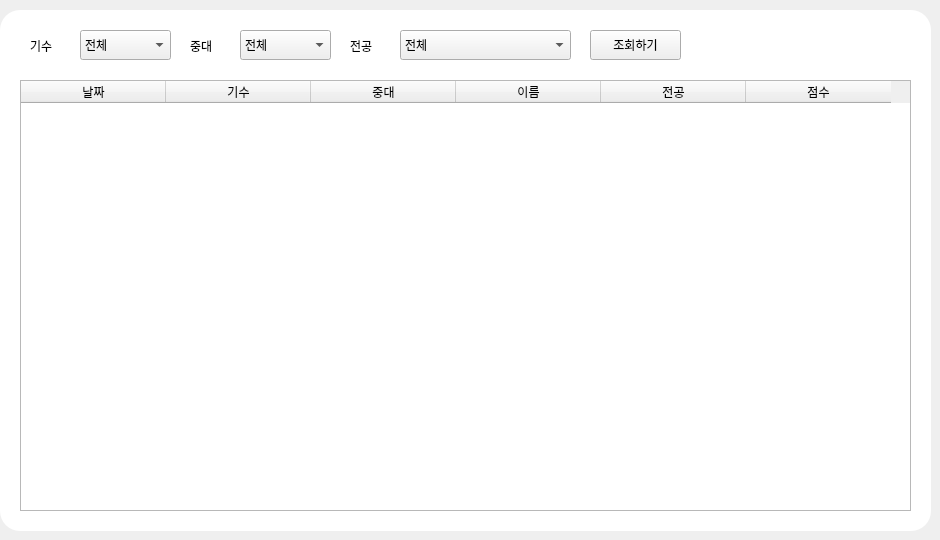
     <widget class="QWidget" name="tab_3">
      <attribute name="title">
       <string>세부내역</string>
      </attribute>
      <widget class="QLabel" name="topbg_7">
       <property name="geometry">
        <rect>
         <x>0</x>
         <y>10</y>
         <width>931</width>
         <height>521</height>
        </rect>
       </property>
       <property name="styleSheet">
        <string notr="true">border-radius:20px;
background-color:rgb(255, 255, 255)</string>
       </property>
       <property name="text">
        <string/>
       </property>
      </widget>
      <widget class="QComboBox" name="comboBox_11">
       <property name="geometry">
        <rect>
         <x>80</x>
         <y>30</y>
         <width>91</width>
         <height>30</height>
        </rect>
       </property>
       <property name="styleSheet">
        <string notr="true">font: 29 14pt &quot;Noto Sans CJK HK DemiLight&quot;;</string>
       </property>
       <item>
        <property name="text">
         <string>전체</string>
        </property>
       </item>
       <item>
        <property name="text">
         <string>71기</string>
        </property>
       </item>
       <item>
        <property name="text">
         <string>72기</string>
        </property>
       </item>
       <item>
        <property name="text">
         <string>73기</string>
        </property>
       </item>
       <item>
        <property name="text">
         <string>74기</string>
        </property>
       </item>
      </widget>
      <widget class="QTableWidget" name="tableWidget_2">
       <property name="geometry">
        <rect>
         <x>20</x>
         <y>80</y>
         <width>891</width>
         <height>431</height>
        </rect>
       </property>
       <property name="styleSheet">
        <string notr="true">font: 29 15pt &quot;Noto Sans CJK HK DemiLight&quot;;</string>
       </property>
       <property name="lineWidth">
        <number>1</number>
       </property>
       <property name="verticalScrollBarPolicy">
        <enum>Qt::ScrollBarAsNeeded</enum>
       </property>
       <property name="sizeAdjustPolicy">
        <enum>QAbstractScrollArea::AdjustToContents</enum>
       </property>
       <property name="defaultDropAction">
        <enum>Qt::IgnoreAction</enum>
       </property>
       <property name="alternatingRowColors">
        <bool>false</bool>
       </property>
       <property name="selectionMode">
        <enum>QAbstractItemView::NoSelection</enum>
       </property>
       <property name="textElideMode">
        <enum>Qt::ElideRight</enum>
       </property>
       <property name="showGrid">
        <bool>true</bool>
       </property>
       <property name="sortingEnabled">
        <bool>false</bool>
       </property>
       <attribute name="horizontalHeaderCascadingSectionResizes">
        <bool>true</bool>
       </attribute>
       <attribute name="horizontalHeaderDefaultSectionSize">
        <number>145</number>
       </attribute>
       <attribute name="horizontalHeaderHighlightSections">
        <bool>true</bool>
       </attribute>
       <attribute name="verticalHeaderVisible">
        <bool>false</bool>
       </attribute>
       <column>
        <property name="text">
         <string>날짜</string>
        </property>
       </column>
       <column>
        <property name="text">
         <string>기수</string>
        </property>
       </column>
       <column>
        <property name="text">
         <string>중대</string>
        </property>
       </column>
       <column>
        <property name="text">
         <string>이름</string>
        </property>
       </column>
       <column>
        <property name="text">
         <string>전공</string>
        </property>
       </column>
       <column>
        <property name="text">
         <string>점수</string>
        </property>
       </column>
      </widget>
      <widget class="QPushButton" name="pushButton_2">
       <property name="geometry">
        <rect>
         <x>590</x>
         <y>30</y>
         <width>91</width>
         <height>30</height>
        </rect>
       </property>
       <property name="text">
        <string>조회하기</string>
       </property>
      </widget>
      <widget class="QComboBox" name="comboBox_14">
       <property name="geometry">
        <rect>
         <x>400</x>
         <y>30</y>
         <width>171</width>
         <height>30</height>
        </rect>
       </property>
       <property name="styleSheet">
        <string notr="true">font: 29 14pt &quot;Noto Sans CJK HK DemiLight&quot;;</string>
       </property>
       <item>
        <property name="text">
         <string>전체</string>
        </property>
       </item>
       <item>
        <property name="text">
         <string>컴퓨터과학과</string>
        </property>
       </item>
       <item>
        <property name="text">
         <string>항공우주공학과</string>
        </property>
       </item>
       <item>
        <property name="text">
         <string>기계공학과</string>
        </property>
       </item>
       <item>
        <property name="text">
         <string>시스템공학과</string>
        </property>
       </item>
       <item>
        <property name="text">
         <string>전자통신공학과</string>
        </property>
       </item>
       <item>
        <property name="text">
         <string>국제관계학과</string>
        </property>
       </item>
       <item>
        <property name="text">
         <string>국방경영학과</string>
        </property>
       </item>
       <item>
        <property name="text">
         <string>항공우주정책학과</string>
        </property>
       </item>
      </widget>
      <widget class="QComboBox" name="comboBox_13">
       <property name="geometry">
        <rect>
         <x>240</x>
         <y>30</y>
         <width>91</width>
         <height>30</height>
        </rect>
       </property>
       <property name="styleSheet">
        <string notr="true">font: 29 14pt &quot;Noto Sans CJK HK DemiLight&quot;;</string>
       </property>
       <item>
        <property name="text">
         <string>전체</string>
        </property>
       </item>
       <item>
        <property name="text">
         <string>1중대</string>
        </property>
       </item>
       <item>
        <property name="text">
         <string>2중대</string>
        </property>
       </item>
       <item>
        <property name="text">
         <string>3중대</string>
        </property>
       </item>
       <item>
        <property name="text">
         <string>4중대</string>
        </property>
       </item>
       <item>
        <property name="text">
         <string>5중대</string>
        </property>
       </item>
       <item>
        <property name="text">
         <string>6중대</string>
        </property>
       </item>
       <item>
        <property name="text">
         <string>7중대</string>
        </property>
       </item>
       <item>
        <property name="text">
         <string>8중대</string>
        </property>
       </item>
      </widget>
      <widget class="QLabel" name="label_4">
       <property name="geometry">
        <rect>
         <x>30</x>
         <y>30</y>
         <width>41</width>
         <height>31</height>
        </rect>
       </property>
       <property name="styleSheet">
        <string notr="true">background-color: rgb(255, 255, 255);
font: 14pt &quot;PibotoLt&quot;;</string>
       </property>
       <property name="text">
        <string>기수</string>
       </property>
      </widget>
      <widget class="QLabel" name="label_5">
       <property name="geometry">
        <rect>
         <x>190</x>
         <y>30</y>
         <width>41</width>
         <height>31</height>
        </rect>
       </property>
       <property name="styleSheet">
        <string notr="true">background-color: rgb(255, 255, 255);
font: 14pt &quot;PibotoLt&quot;;</string>
       </property>
       <property name="text">
        <string>중대</string>
       </property>
      </widget>
      <widget class="QLabel" name="label_8">
       <property name="geometry">
        <rect>
         <x>350</x>
         <y>30</y>
         <width>41</width>
         <height>31</height>
        </rect>
       </property>
       <property name="styleSheet">
        <string notr="true">background-color: rgb(255, 255, 255);
font: 14pt &quot;PibotoLt&quot;;</string>
       </property>
       <property name="text">
        <string>전공</string>
       </property>
      </widget>
     </widget>
